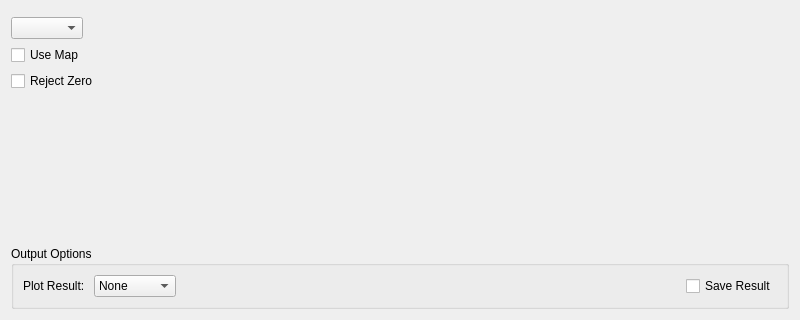
<?xml version="1.0" encoding="UTF-8"?>
<ui version="4.0">
 <class>IndirectLoadILL</class>
 <widget class="QWidget" name="IndirectLoadILL">
  <property name="geometry">
   <rect>
    <x>0</x>
    <y>0</y>
    <width>800</width>
    <height>320</height>
   </rect>
  </property>
  <property name="windowTitle">
   <string>Form</string>
  </property>
  <layout class="QVBoxLayout" name="verticalLayout">
   <item>
    <widget class="MantidQt::MantidWidgets::MWRunFiles" name="mwRun">
     <property name="sizePolicy">
      <sizepolicy hsizetype="Preferred" vsizetype="Fixed">
       <horstretch>0</horstretch>
       <verstretch>0</verstretch>
      </sizepolicy>
     </property>
     <property name="label" stdset="0">
      <string>Run:</string>
     </property>
     <property name="fileExtensions">
      <stringlist>
       <string>.asc</string>
       <string>.inx</string>
      </stringlist>
     </property>
    </widget>
   </item>
   <item>
    <widget class="MantidQt::MantidWidgets::IndirectInstrumentConfig" name="iicInstrumentConfiguration">
     <property name="sizePolicy">
      <sizepolicy hsizetype="Maximum" vsizetype="Fixed">
       <horstretch>0</horstretch>
       <verstretch>0</verstretch>
      </sizepolicy>
     </property>
     <property name="techniques" stdset="0">
      <stringlist>
       <string>Reactor Indirect Geometry Spectroscopy</string>
      </stringlist>
     </property>
    </widget>
   </item>
   <item>
    <layout class="QGridLayout" name="gridLayout">
     <item row="0" column="0">
      <widget class="QCheckBox" name="chkUseMap">
       <property name="sizePolicy">
        <sizepolicy hsizetype="Preferred" vsizetype="Fixed">
         <horstretch>0</horstretch>
         <verstretch>0</verstretch>
        </sizepolicy>
       </property>
       <property name="text">
        <string>Use Map</string>
       </property>
      </widget>
     </item>
     <item row="0" column="1">
      <widget class="MantidQt::MantidWidgets::MWRunFiles" name="mwMapFile">
       <property name="enabled">
        <bool>false</bool>
       </property>
       <property name="sizePolicy">
        <sizepolicy hsizetype="Preferred" vsizetype="Fixed">
         <horstretch>0</horstretch>
         <verstretch>0</verstretch>
        </sizepolicy>
       </property>
       <property name="label" stdset="0">
        <string>Map File:</string>
       </property>
       <property name="fileExtensions">
        <stringlist>
         <string>.map</string>
        </stringlist>
       </property>
      </widget>
     </item>
    </layout>
   </item>
   <item>
    <layout class="QHBoxLayout" name="horizontalLayout_6">
     <item alignment="Qt::AlignLeft">
      <widget class="QCheckBox" name="chkRejectZero">
       <property name="sizePolicy">
        <sizepolicy hsizetype="Preferred" vsizetype="Fixed">
         <horstretch>0</horstretch>
         <verstretch>0</verstretch>
        </sizepolicy>
       </property>
       <property name="text">
        <string>Reject Zero</string>
       </property>
      </widget>
     </item>
    </layout>
   </item>
   <item>
    <spacer name="verticalSpacer">
     <property name="orientation">
      <enum>Qt::Vertical</enum>
     </property>
     <property name="sizeHint" stdset="0">
      <size>
       <width>20</width>
       <height>40</height>
      </size>
     </property>
    </spacer>
   </item>
   <item>
    <widget class="QGroupBox" name="gbOutput">
     <property name="sizePolicy">
      <sizepolicy hsizetype="Preferred" vsizetype="Fixed">
       <horstretch>0</horstretch>
       <verstretch>0</verstretch>
      </sizepolicy>
     </property>
     <property name="title">
      <string>Output Options</string>
     </property>
     <layout class="QHBoxLayout" name="horizontalLayout">
      <item>
       <widget class="QLabel" name="lblPlot">
        <property name="text">
         <string>Plot Result: </string>
        </property>
       </widget>
      </item>
      <item>
       <widget class="QComboBox" name="cbPlot">
        <item>
         <property name="text">
          <string>None</string>
         </property>
        </item>
        <item>
         <property name="text">
          <string>Spectrum</string>
         </property>
        </item>
        <item>
         <property name="text">
          <string>Contour</string>
         </property>
        </item>
        <item>
         <property name="text">
          <string>Both</string>
         </property>
        </item>
       </widget>
      </item>
      <item>
       <spacer name="horizontalSpacer_18">
        <property name="orientation">
         <enum>Qt::Horizontal</enum>
        </property>
        <property name="sizeHint" stdset="0">
         <size>
          <width>40</width>
          <height>20</height>
         </size>
        </property>
       </spacer>
      </item>
      <item>
       <widget class="QCheckBox" name="chkSave">
        <property name="text">
         <string>Save Result</string>
        </property>
       </widget>
      </item>
     </layout>
    </widget>
   </item>
  </layout>
 </widget>
 <customwidgets>
  <customwidget>
   <class>MantidQt::MantidWidgets::MWRunFiles</class>
   <extends>QWidget</extends>
   <header>MantidQtMantidWidgets/MWRunFiles.h</header>
  </customwidget>
  <customwidget>
   <class>MantidQt::MantidWidgets::IndirectInstrumentConfig</class>
   <extends>QComboBox</extends>
   <header>MantidQtMantidWidgets/IndirectInstrumentConfig.h</header>
  </customwidget>
 </customwidgets>
 <resources/>
 <connections/>
</ui>
